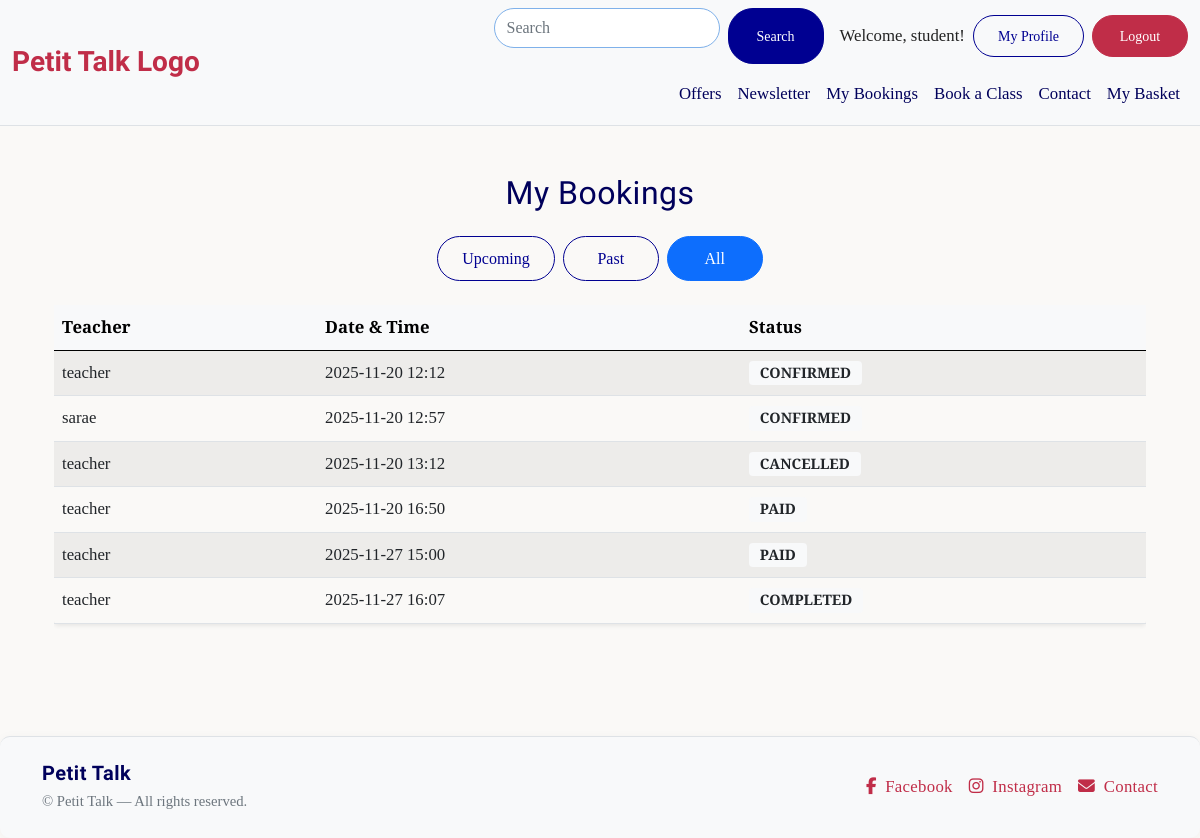
Page /bookings/dashboard/student/ (signed in) on the earlier database version.
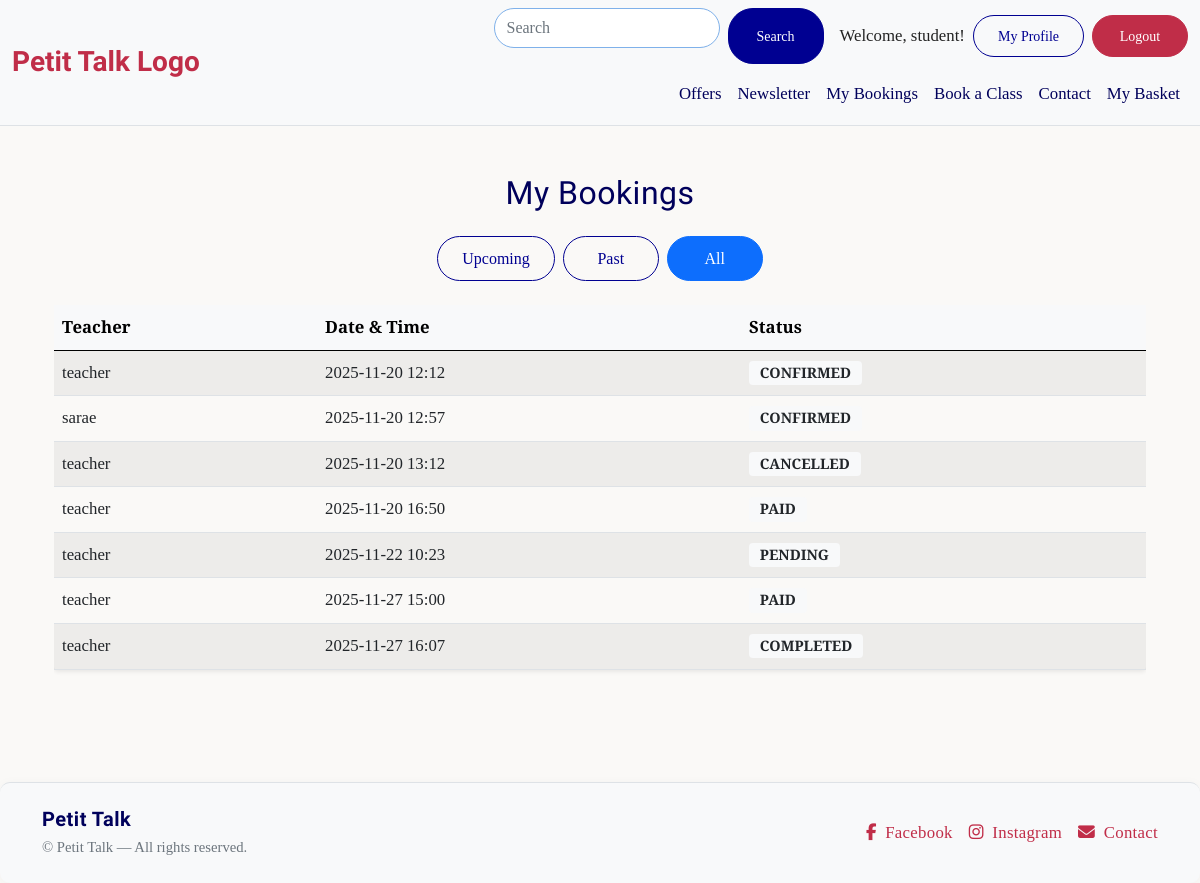
Same page on the later database version.
### bookings/models.py (models this page shows, shortened)
class Booking(models.Model):
    student = models.ForeignKey(
        User, on_delete=models.CASCADE, related_name='student_bookings'
    )
    teacher = models.ForeignKey(
        User, on_delete=models.CASCADE, related_name='teacher_bookings'
    )
    scheduled_time = models.DateTimeField()
    purpose = models.TextField(blank=True)
    status = models.CharField(
        max_length=10, choices=BOOKING_STATUS, default='PENDING'
    )
    created_at = models.DateTimeField(auto_now_add=True)
    class Meta:
        ordering = ['-scheduled_time']
        unique_together = ('teacher', 'scheduled_time')  #Avoid double-booking for teachers

### bookings/views.py (the view)
# urls.py: path("dashboard/student/", views.student_dashboard, name="student_dashboard"),
@login_required
def student_dashboard(request):
    filter_option = request.GET.get("filter", "all")
    now = timezone.now()
    bookings = Booking.objects.filter(student=request.user)
    if filter_option == "upcoming":
        bookings = bookings.filter(scheduled_time__gte=now).order_by("scheduled_time")
    elif filter_option == "past":
        bookings = bookings.filter(scheduled_time__lt=now).order_by("-scheduled_time")
    else:
        bookings = bookings.order_by("scheduled_time")
    return render(
        request,
        "bookings/student_dashboard.html",
        {
            "bookings": bookings,
            "filter": filter_option
        }
    )

### bookings/templates/bookings/student_dashboard.html (shortened to what this page needs)
{% extends "base.html" %}
{% load static %}
{% block content %}
<div class="container py-4">
    <h2 class="mb-4 text-center">My Bookings</h2>
    <div class="d-flex justify-content-center mb-4 gap-2">
        <a href="?filter=upcoming"
           class="btn btn-outline-primary {% if filter == 'upcoming' %}active{% endif %}">
            Upcoming
        </a>
        <a href="?filter=past"
           class="btn btn-outline-primary {% if filter == 'past' %}active{% endif %}">
            Past
        </a>
        <a href="?filter=all"
           class="btn btn-outline-primary {% if filter == 'all' or not filter %}active{% endif %}">
            All
        </a>
    </div>
    {% if bookings %}
        <div class="table-responsive">
            <table class="table table-striped align-middle shadow-sm rounded">
                <thead class="table-light">
                    <tr>
                        <th>Teacher</th>
                        <th>Date & Time</th>
                        <th>Status</th>
                    </tr>
                </thead>
                <tbody>
                    {% for booking in bookings %}
                    <tr>
                        <td>{{ booking.teacher.username }}</td>
                        <td>{{ booking.scheduled_time|date:"Y-m-d H:i" }}</td>
                        <td>
                            <span class="badge
                                {% if booking.status == 'confirmed' %} bg-success
                                {% elif booking.status == 'pending' %} bg-warning text-dark
                                {% elif booking.status == 'cancelled' %} bg-danger
                                {% elif booking.status == 'paid' %} bg-primary
                                {% elif booking.status == 'unpaid' %} bg-secondary
                                {% else %} bg-light text-dark {% endif %}
                            ">
                                {{ booking.status|capfirst }}
                            </span>
                        </td>
                    </tr>
                    {% endfor %}
                </tbody>
            </table>
        </div>
    {% else %}
        <p class="text-center text-muted mt-4">
            You haven’t booked any lessons yet.
        </p>
    {% endif %}
</div>
{% endblock %}

Differences in the rows shown:
added Booking: teacher.username "teacher", scheduled_time "2025-11-22 10:23", status "PENDING"
